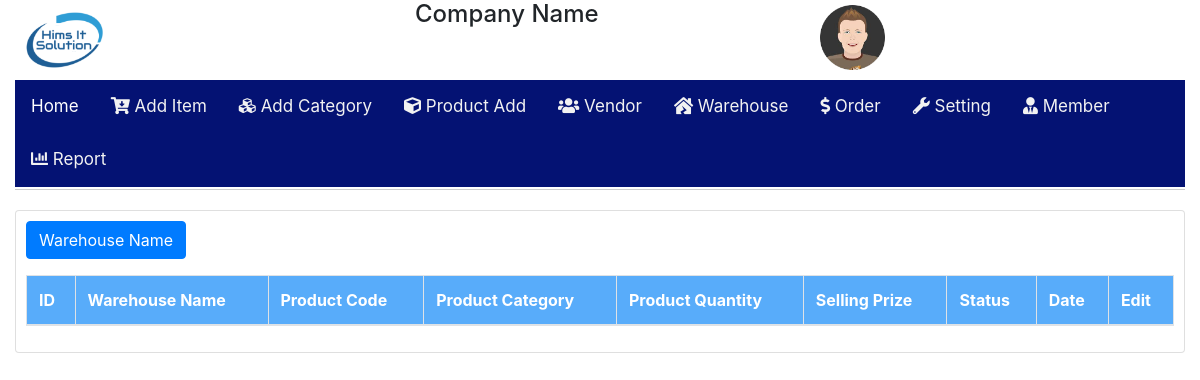
Before: /index.php/inventory_controller/warehouse with the older database file.
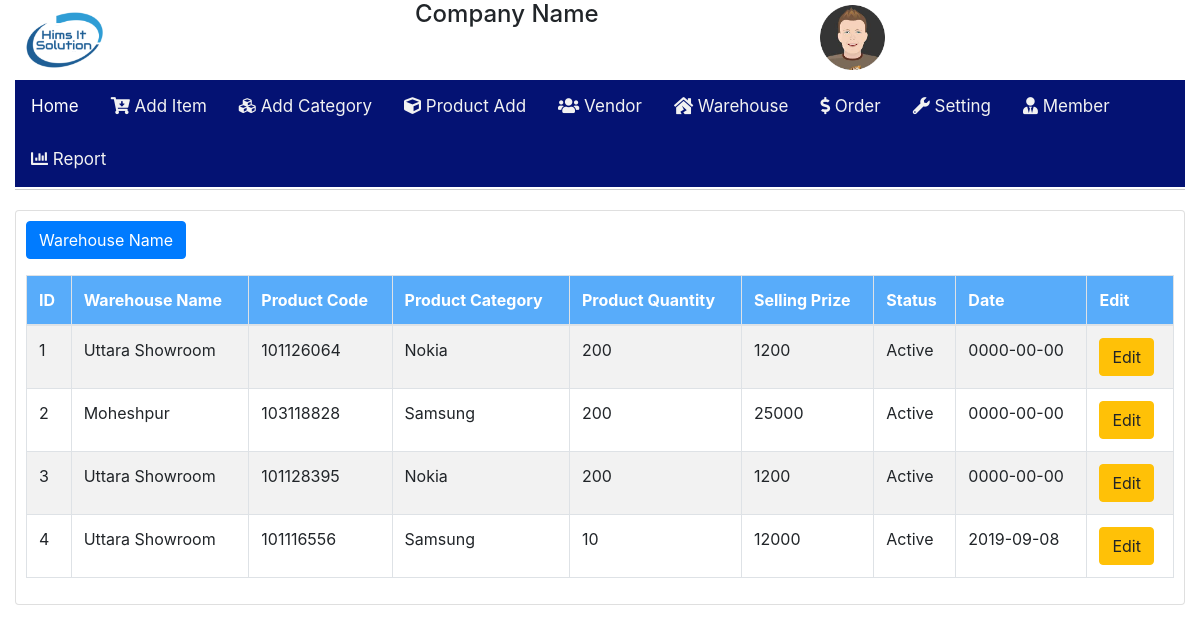
After: the same page with the newer database file.
### tables this page shows
CREATE TABLE `warehouse_stok` (
  `id` int(11) NOT NULL,
  `warehouse_name` varchar(155) NOT NULL,
  `productid` int(50) NOT NULL,
  `product_cat` int(11) NOT NULL,
  `product_qty` int(255) NOT NULL,
  `sell_rate` int(50) NOT NULL,
  `date` date NOT NULL,
  `flag` enum('1','0','2') NOT NULL
);

CREATE TABLE `warehouse` (
  `id` int(11) NOT NULL,
  `warehouse_name` varchar(155) NOT NULL,
  `flag` enum('1','0','2') NOT NULL
);

CREATE TABLE `category` (
  `id` int(10) NOT NULL,
  `categoryname` varchar(255) NOT NULL,
  `itemid` int(11) NOT NULL,
  `active` int(11) NOT NULL,
  `flag` int(11) NOT NULL
);

### application/controllers/Inventory_controller.php (called while the page is built, shortened)
<?php
class Inventory_controller extends CI_Controller {
	 function __construct(){
		 $this->load->model('model_inventory');
		 $this->load->model('model_common');
	 }
	public function warehouse(){
		if($this->input->post()){
			$warehouse = $this->input->post("warehouse");
			$active = $this->input->post("active");
			$data = array(
						'warehouse_name'=>$this->input->post("warehouse"),
						'flag'=>1
					);
			$action = $this->model_common->insertData("warehouse",$data);
			if($action){
			   $this->model_common->successFlash("Warehouse Added Successfully" , "warehouse");
			}
		}else{
			$data['arr'] =  $this->model_inventory->warehousestok();
			$data['content'] 		= $this->load->view('admin_view/inventory/warehouse_view', $data, true);
			$this->load->view('admin_view/main/main_view',$data);
		}
	}
}

### index.php (called while the page is built, shortened)
<?php
require_once BASEPATH.'core/CodeIgniter.php';

### application/models/Model_inventory.php (called while the page is built, shortened)
<?php
class model_inventory extends CI_Model
{
	public function categorynamebyid($id){
	   $this->db->where("id",$id );
	   $query =  $this->db->get("category");
	   if($query->num_rows()){
		 foreach($query->result() as $row){
			return   $data = $row->categoryname;
		   }
	   }else{
		  return "N/A";
	   }
	}
	public function warehousestok(){
		$query = $this->db->query("SELECT * FROM `warehouse_stok`");
		if($query->num_rows()){
			return $query->result();
		}else{
			return false;
		}
	}
	public function warehousenamebyid($id){
	   $this->db->where("id",$id );
	   $query =  $this->db->get("warehouse");
	   if($query->num_rows()){
		 foreach($query->result() as $row){
			return   $data = $row->warehouse_name;
		   }
	   }else{
		  return "N/A";
	   }
	  }
}

### application/views/admin_view/inventory/warehouse_view.php (the view, shortened to what this page needs)
<section id="basic-form-layouts">
	<div class="content-wrapper">
		<div class="row match-height">
			<div class="col-12">
				<div class="card">
					<div class="card-content collapse show">
						<div class="card-content" style="padding: 10px;">
							<button class="btn btn-primary"  data-toggle="modal" data-target="#addwarehouse"> Warehouse Name </button>
								<br/>
										<div class="table-responsive">
												<table id= "mydatatable" class="table table-striped table-bordered zero-configuration" >
													<thead  style="background: #58ACFA; color: white;">
														<tr>
															<th>ID</th>
															<th>Warehouse Name</th>
															<th>Product Code</th>
															<th>Product Category</th>
															<th>Product Quantity</th>
															<th>Selling Prize</th>
															<th>Status</th>
															<th>Date</th>
															<th>Edit</th>
														</tr>
													</thead>
													<tbody>
														<?php
															if($arr){
																foreach($arr as $data)
																{
																?>
														<tr>
															<td><?php  echo $data->id;?></td>
															<td><?php echo $this->model_inventory->warehousenamebyid($data->warehouse_name);?></td>
															<td><?php  echo $data->productid;?></td>
															<td><?php echo $this->model_inventory->categorynamebyid($data->product_cat);?></td>
															<td><?php echo $data->product_qty;?></td>
															<td><?php echo $data->sell_rate;?></td>
															<td><?php  $status =  $data->flag; if($status == 1){ echo "Active";}else{ echo "In Active";}?></td>
															<td><?php echo $data->date;?></td>
															<td><a href="<?php  echo base_url();?>inventory/edituser/<?php  echo $data->id;?>" class="btn btn-warning">Edit</a></td>
														</tr>
															 <?php }
																}
															?>
													</tbody>
												</table>
												</div>
										</div>
						</div>
					</div>
				</div>
			</div>
		</div>
	</div>

### application/views/admin_view/main/main_view.php (shortened to what this page needs)
<!doctype html>
<html lang="en">
  <head>
    <link rel="stylesheet" href="<?php echo base_url();?>admin_assets/bootstrap/dist/css/bootstrap.min.css">
    <link rel="stylesheet" href="<?php echo base_url();?>admin_assets/custom/css/style.css">
	<link rel="stylesheet" type="text/css" href="https://cdn.datatables.net/v/bs4/dt-1.10.18/datatables.min.css"/>
	<link rel="stylesheet" href="https://cdnjs.cloudflare.com/ajax/libs/simple-line-icons/2.4.1/css/simple-line-icons.css" />
	<link rel="stylesheet" href="https://use.fontawesome.com/releases/v5.7.0/css/all.css">
  </head>
  <body>
	<div class="container-fluid">
		<div class="top-bar">
			<div class="row">
				<div class="col">
					<img src="<?php echo base_url();?>admin_assets/images/logo.png" class="logo">
				</div>
				<div class="col">
				   <div class="company_name"><h4>Company Name</h4></div>
				</div>
				<div class="col" >
				   <img src="<?php echo base_url();?>admin_assets/images/avatar.png" class="avater">
			</div>
		</div>
			<div class="topnav">
				<a class="active" href="<?php echo base_url();?>">Home <span class="sr-only"></span></a>
				<a class="nav-link" href="<?php echo base_url();?>additem"><i class="fa fa-cart-arrow-down"></i> Add Item</a>
				<a class="nav-link" href="<?php echo base_url();?>category"><i class="fa fa-cubes"></i> Add Category</a>
				<a class="nav-link" href="<?php echo base_url();?>product"><i class="fa fa-cube"></i> Product Add</a>
				<a class="nav-link" href="<?php echo base_url();?>vendor"><i class="fa fa-users"></i> Vendor</a>
				<a class="nav-link" href="<?php echo base_url();?>warehouse"><i class="fas fa-house-damage"></i> Warehouse</a>
				<a class="nav-link" href="<?php echo base_url();?>order"><i class="fas fa-dollar-sign"></i> Order</a>
				<a class="nav-link" href="<?php echo base_url();?>setting"><i class="fas fa-wrench"></i> Setting</a>
				<a class="nav-link" href="<?php echo base_url();?>user"><i class="fas fa-user-tie"></i> Member</a>
				<a class="nav-link" href="<?php echo base_url();?>report"><i class="fas fa-chart-bar"></i> Report</a>
			</div>
		<div class="row">
				<div class="col">
					<div class="line_bottom"> </div>
				</div>
		</div>
		<?php echo $content;?>
	</div>
  </body>
</html>

### admin_assets/custom/css/style.css (style rules this page uses)
img.logo { width: 100px; padding: 10px; }
img.avater { width: 75px; padding: 5px; }
.line_bottom { border-bottom: 1px solid #ccc; padding-bottom: 2px; margin-bottom: 20px; }
.topnav { overflow: hidden; background-color: #041273; }
.topnav a { float: left; color: #f2f2f2; text-align: center; padding: 14px 16px; text-decoration: none; font-size: 17px; }
.topnav a.active { background-color: ; color: white; }

Changed rows visible on the page:
added warehouse_stok: id "1", warehouse_name.warehouse_name "Uttara Showroom", productid "101126064", product_cat.categoryname "Nokia", product_qty "200", sell_rate "1200", flag "Active", date "0000-00-00"
added warehouse_stok: id "2", warehouse_name.warehouse_name "Moheshpur", productid "103118828", product_cat.categoryname "Samsung", product_qty "200", sell_rate "25000", flag "Active", date "0000-00-00"
added warehouse_stok: id "3", warehouse_name.warehouse_name "Uttara Showroom", productid "101128395", product_cat.categoryname "Nokia", product_qty "200", sell_rate "1200", flag "Active", date "0000-00-00"
added warehouse_stok: id "4", warehouse_name.warehouse_name "Uttara Showroom", productid "101116556", product_cat.categoryname "Samsung", product_qty "10", sell_rate "12000", flag "Active", date "2019-09-08"
